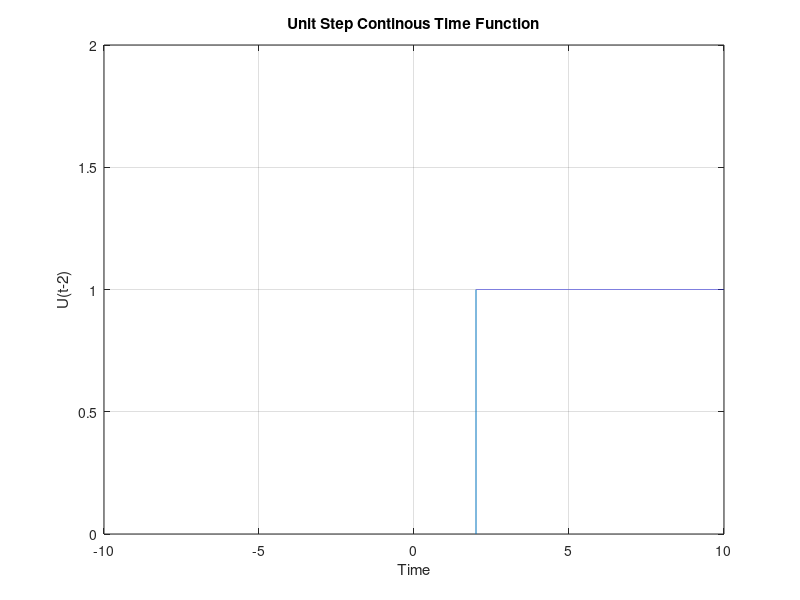

MATLAB code for this plot:
clc 
clear all

t = -10:0.0001:10;
ut=t>2;
plot(t,ut);
axis([-10 10 0 2]);
xlabel('Time');
ylabel('U(t-2)');
title('Unit Step Continous Time Function');
grid on;